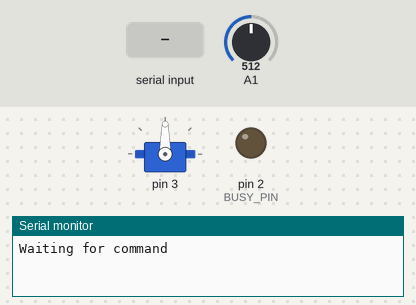
Bench run of a sketch on a simulated Arduino Uno, built with avr-gcc and run on an emulated ATmega328P. Parts: servo, output pins drawn as LEDs (lit = HIGH), the last lines printed to the serial monitor. The inputs (shaded band) are chosen by the test bench; at power-on: A1 = 512.

Above: at 2.4 s.
2.5 s: "90,45\n" received over Serial
At 3.2 s:
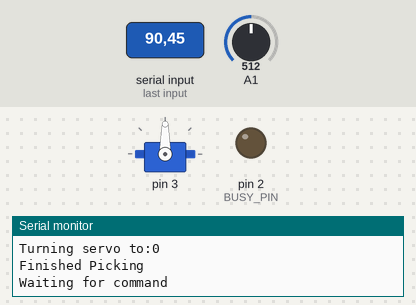
4.1 s: "0\n" received over Serial
At 5.0 s:
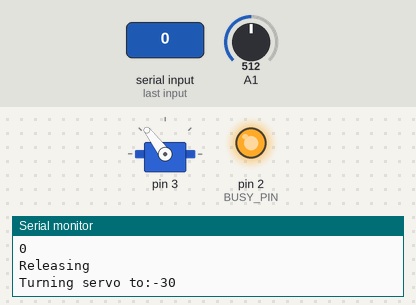
Timing chart, 0 to 7.1 s (numbered marks = the images above; inputs shaded):
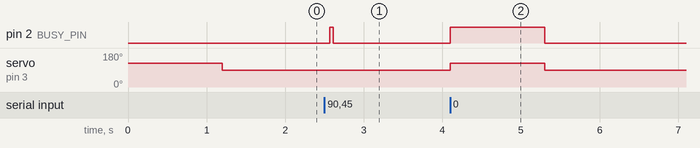

Measured:
- after the input at 2.5 s, pin 2 (BUSY_PIN): LOW → HIGH after 0.07 s, → LOW 0.04 s later
- after the input at 4.1 s, pin 2 (BUSY_PIN): LOW → HIGH at once, → LOW 1.2 s later; servo on pin 3: 90° → 127° at once, → 90° 1.2 s later

The sketch:

GripperCase.ino
```cpp
#include <Servo.h>

class ServoMG996R{
  const int port = 3;

  Servo* servo = new Servo();
  int minSignal = 88;
  int maxSignal = 97;

  int spinToSignal(int spin){
    if(spin < 0) return this->maxSignal + abs(spin);
    else if (spin > 0) return this->minSignal - abs(spin);
    else return 90;
  }

  public:
    ServoMG996R(){
      servo->attach(this->port);
    }

    void Turn(int spin){
      Serial.print("Turning servo to:");
      Serial.println(spin);
      this->servo->write(this->spinToSignal(spin));
    }

    void Stop(){
      this->Turn(0);
    }
};

class PressureSensor{
    int dataPort;

  public:
      PressureSensor(int dataPort){
        this->dataPort = dataPort;
        pinMode(dataPort, INPUT);
      }

      float GetPressure(){
        // transform pressure
        float pressure = analogRead(this->dataPort);

        Serial.print("Pressure is:");
        Serial.println(pressure);
        return pressure;
      }

      int GetAveragePressure(int milliseconds){
        int numReadings = milliseconds/10;
        int readings = 0;
        for (int i = 0; i < numReadings; i++){
          readings += this->GetPressure();
        }

        int average = readings / numReadings;
        Serial.print("Average reading is");
        Serial.println(average);
        return average;
      }
};

class Gripper {
  ServoMG996R* servo;
  PressureSensor* pressure;
  PressureSensor* pressure2;

  int timeToSpin(int deciseconds){
    const float a = -0.2;
    const float b = 4.2;
    const float c = 4;
    int spin = a * deciseconds * deciseconds + b * deciseconds + c;
    return max(4, spin);
  }

    bool pressureNotReadyToPick(){
      return this->pressure->GetPressure() < 300 && (this->pressure2->GetPressure() < 300);
    }

  public:
    Gripper(){
      this->servo = new ServoMG996R();
      this->pressure = new PressureSensor(A1);
      this->pressure2 = new PressureSensor(A2);
      this->Release();
    }

    void Pick(){
      int timePassed = 0;
      while(this->pressureNotReadyToPick()){
        int spin = this->timeToSpin(timePassed);
        this->servo->Turn(spin);
        timePassed++;
        delay(100);
      }
      this->servo->Stop();
    }

    void Release(){
      this->servo->Turn(-30);
      delay(1200);
      this->servo->Stop();
    }
};

const int PICKING_PIN = 1;
const int BUSY_PIN = 2;

Gripper* gripper;

void setup(){
  pinMode(PICKING_PIN, INPUT);
  pinMode(BUSY_PIN, OUTPUT);
  gripper = new Gripper();

  Serial.begin(9600);
}

void loop(){
  Serial.read();
  Serial.println("Waiting for command");

  while(Serial.available() == 0){}
  Serial.println("Command is:");

  int command = Serial.parseInt();
  Serial.println(command);

  if (command) {
    Serial.println("Picking");
    digitalWrite(BUSY_PIN, HIGH);
    gripper->Pick();
    digitalWrite(BUSY_PIN, LOW);
    Serial.println("Finished Picking");
  } else {
    Serial.println("Releasing");
    digitalWrite(BUSY_PIN, HIGH);
    gripper->Release();
    digitalWrite(BUSY_PIN, LOW);
    Serial.println("Finished Releasing");
  }
}
```
